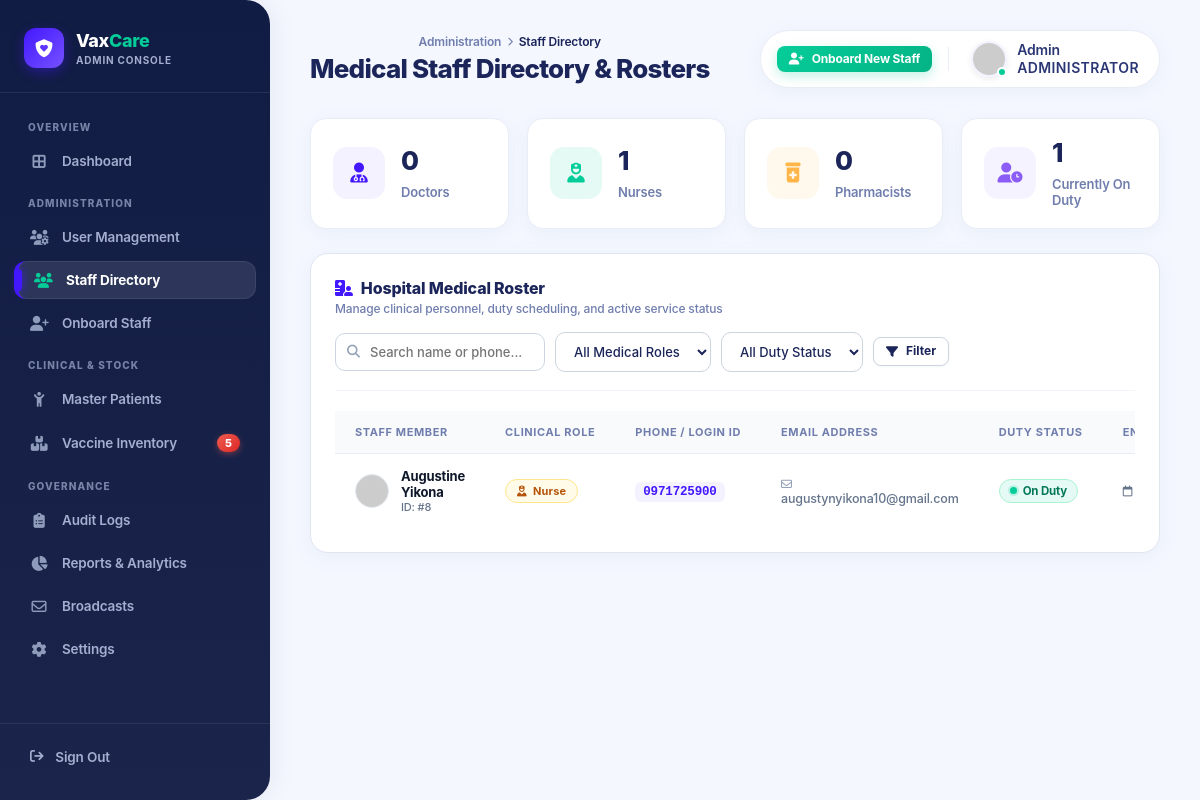
Screenshot of /SchoolProject2/admin/staff.php (signed in) with the database file from the repository.
### tables this page shows
CREATE TABLE `users` (
  `id` int(11) NOT NULL AUTO_INCREMENT,
  `name` varchar(100) NOT NULL,
  `phone` varchar(20) NOT NULL,
  `email` varchar(150) DEFAULT NULL,
  `password_hash` varchar(255) NOT NULL,
  `role` enum('guardian','nurse','pharmacist','pharmacy','doctor','admin') DEFAULT 'guardian',
  `profile_pic` varchar(255) DEFAULT NULL,
  `is_on_duty` tinyint(1) DEFAULT 1,
  `created_at` timestamp NOT NULL DEFAULT current_timestamp(),
  PRIMARY KEY (`id`),
  UNIQUE KEY `phone` (`phone`)
);

### SchoolProject2/admin/staff.php (the view, shortened to what this page needs)
<?php
include '../config/db.php';
$admin_name = $_SESSION['name'];
$role_filter = $_GET['role'] ?? 'all';
$duty_filter = $_GET['duty'] ?? 'all';
$search = trim($_GET['search'] ?? '');
$query = "SELECT id, name, phone, email, role, is_on_duty, created_at FROM users WHERE role IN ('doctor', 'nurse', 'pharmacy')";
$params = [];
$query .= " ORDER BY is_on_duty DESC, role ASC, name ASC";
$stmt = $pdo->prepare($query);
$stmt->execute($params);
$staff_members = $stmt->fetchAll(PDO::FETCH_ASSOC);
$total_doctors     = $pdo->query("SELECT COUNT(*) FROM users WHERE role = 'doctor'")->fetchColumn();
$total_nurses      = $pdo->query("SELECT COUNT(*) FROM users WHERE role = 'nurse'")->fetchColumn();
$total_pharmacists = $pdo->query("SELECT COUNT(*) FROM users WHERE role = 'pharmacy'")->fetchColumn();
$on_duty_count     = $pdo->query("SELECT COUNT(*) FROM users WHERE role IN ('doctor', 'nurse', 'pharmacy') AND is_on_duty = 1")->fetchColumn();
$low_stock_count   = $pdo->query("SELECT COUNT(*) FROM vaccines WHERE current_stock <= low_stock_threshold")->fetchColumn();
?>
<!DOCTYPE html>
<html lang="en">
<head>
    <link rel="stylesheet" href="https://cdnjs.cloudflare.com/ajax/libs/font-awesome/6.4.0/css/all.min.css">
    <link rel="stylesheet" href="../css/mar_tech.css">
    <link rel="stylesheet" href="../css/admin_theme.css">
</head>
<body class="app-body">
    <aside class="sidebar" id="adminSidebar">
        <div class="sidebar-brand-box">
            <a href="dashboard.php" class="sidebar-brand-link">
                <div class="sidebar-brand-icon"><i class="fa-solid fa-shield-heart"></i></div>
                <div class="sidebar-brand-info">
                    <span class="sidebar-brand-title">Vax<span>Care</span></span>
                    <span class="sidebar-brand-sub">Admin Console</span>
                </div>
            </a>
        </div>
        <nav class="sidebar-menu">
            <div class="sidebar-section-title">Overview</div>
            <a href="dashboard.php" class="sidebar-item">
                <i class="fa-solid fa-border-all"></i> Dashboard
            </a>
            <div class="sidebar-section-title">Administration</div>
            <a href="user_management.php" class="sidebar-item">
                <i class="fa-solid fa-users-gear"></i> User Management
            </a>
            <a href="staff.php" class="sidebar-item active">
                <i class="fa-solid fa-users"></i> Staff Directory
            </a>
            <a href="add_staff.php" class="sidebar-item">
                <i class="fa-solid fa-user-plus"></i> Onboard Staff
            </a>
            <div class="sidebar-section-title">Clinical &amp; Stock</div>
            <a href="patients.php" class="sidebar-item">
                <i class="fa-solid fa-child-reaching"></i> Master Patients
            </a>
            <a href="inventory.php" class="sidebar-item">
                <i class="fa-solid fa-boxes-stacked"></i> Vaccine Inventory
                <?php if($low_stock_count > 0): ?>
                    <span class="badge-red"><?= $low_stock_count ?></span>
                <?php endif; ?>
            </a>
            <div class="sidebar-section-title">Governance</div>
            <a href="audit_logs.php" class="sidebar-item">
                <i class="fa-solid fa-clipboard-list"></i> Audit Logs
            </a>
            <a href="reports.php" class="sidebar-item">
                <i class="fa-solid fa-chart-pie"></i> Reports &amp; Analytics
            </a>
            <a href="messages.php" class="sidebar-item">
                <i class="fa-regular fa-envelope"></i> Broadcasts
            </a>
            <a href="settings.php" class="sidebar-item">
                <i class="fa-solid fa-gear"></i> Settings
            </a>
        </nav>
        <div class="sidebar-logout">
            <a href="../auth/logout.php">
                <i class="fa-solid fa-arrow-right-from-bracket"></i> Sign Out
            </a>
        </div>
    </aside>
    <main class="app-main">
        <header class="app-topbar">
            <div style="display:flex; align-items:center;">
                <div class="topbar-left">
                    <div class="topbar-breadcrumbs">
                        <span>Administration</span>
                        <i class="fa-solid fa-chevron-right" style="font-size:9px;"></i>
                        <span style="color:var(--adm-text-primary);">Staff Directory</span>
                    </div>
                    <h1>Medical Staff Directory &amp; Rosters</h1>
                </div>
            </div>
            <div class="topbar-right">
                <a href="add_staff.php" class="ph-btn ph-btn-green ph-btn-sm" style="text-decoration:none;">
                    <i class="fa-solid fa-user-plus"></i> Onboard New Staff
                </a>
                <div class="topbar-profile">
                    <div class="topbar-avatar-wrap">
                        <img src="https://ui-avatars.com/api/?name=<?= urlencode($admin_name) ?>&background=4318ff&color=fff&size=72" alt="Admin">
                        <span class="avatar-status-dot"></span>
                    </div>
                    <div class="topbar-profile-info">
                        <span class="topbar-profile-name"><?= htmlspecialchars(explode(' ', $admin_name)[0] ?? 'Admin') ?></span>
                        <span class="topbar-profile-role">Administrator</span>
                    </div>
                </div>
            </div>
        </header>
        <div class="stats-grid" style="grid-template-columns: repeat(4, 1fr); margin-bottom: 24px;">
            <div class="stat-card">
                <div class="stat-card-body">
                    <div class="stat-icon icon-blue"><i class="fa-solid fa-user-doctor"></i></div>
                    <div class="stat-info">
                        <div class="stat-value"><?= number_format($total_doctors) ?></div>
                        <div class="stat-label">Doctors</div>
                    </div>
                </div>
            </div>
            <div class="stat-card">
                <div class="stat-card-body">
                    <div class="stat-icon icon-green"><i class="fa-solid fa-user-nurse"></i></div>
                    <div class="stat-info">
                        <div class="stat-value"><?= number_format($total_nurses) ?></div>
                        <div class="stat-label">Nurses</div>
                    </div>
                </div>
            </div>
            <div class="stat-card">
                <div class="stat-card-body">
                    <div class="stat-icon icon-yellow"><i class="fa-solid fa-prescription-bottle-medical"></i></div>
                    <div class="stat-info">
                        <div class="stat-value"><?= number_format($total_pharmacists) ?></div>
                        <div class="stat-label">Pharmacists</div>
                    </div>
                </div>
            </div>
            <div class="stat-card">
                <div class="stat-card-body">
                    <div class="stat-icon icon-purple"><i class="fa-solid fa-user-clock"></i></div>
                    <div class="stat-info">
                        <div class="stat-value"><?= number_format($on_duty_count) ?></div>
                        <div class="stat-label">Currently On Duty</div>
                    </div>
                </div>
            </div>
        </div>
        <div class="mar-card" style="box-shadow: 0 4px 20px rgba(112, 144, 176, 0.08); border: 1px solid #e0e5f2; border-radius: 18px; padding: 24px;">
            <div class="mar-card-header" style="flex-wrap:wrap; gap:16px; border-bottom:1px solid #f1f5f9; padding-bottom:18px; margin-bottom:20px;">
                <div>
                    <h3 class="mar-card-title"><i class="fa-solid fa-hospital-user" style="color:var(--adm-blue);"></i> Hospital Medical Roster</h3>
                    <div class="mar-card-subtitle">Manage clinical personnel, duty scheduling, and active service status</div>
                </div>
                <form method="GET" style="display:flex; gap:10px; align-items:center; flex-wrap:wrap;">
                    <div class="search-wrap">
                        <i class="fa-solid fa-magnifying-glass"></i>
                        <input type="text" name="search" class="form-control" style="width:210px; font-size:13px;" placeholder="Search name or phone..." value="<?= htmlspecialchars($search) ?>">
                    </div>
                    <select name="role" class="form-control" style="width:auto; font-size:13px;" onchange="this.form.submit()">
                        <option value="all" <?= $role_filter==='all'?'selected':'' ?>>All Medical Roles</option>
                    </select>
                    <select name="duty" class="form-control" style="width:auto; font-size:13px;" onchange="this.form.submit()">
                        <option value="all" <?= $duty_filter==='all'?'selected':'' ?>>All Duty Status</option>
                    </select>
                    <button type="submit" class="ph-btn ph-btn-outline ph-btn-sm"><i class="fa-solid fa-filter"></i> Filter</button>
                </form>
            </div>
            <div class="table-responsive">
                <table class="mar-table">
                    <thead>
                        <tr>
                            <th>Staff Member</th>
                            <th>Clinical Role</th>
                            <th>Phone / Login ID</th>
                            <th>Email Address</th>
                            <th>Duty Status</th>
                            <th>Enrolled Date</th>
                        </tr>
                    </thead>
                    <tbody>
                        <?php if(empty($staff_members)): ?>
                            <tr>
                                <td colspan="7" style="text-align:center; padding:48px 20px; color:#64748b;">
                                    <i class="fa-solid fa-user-slash" style="font-size:36px; color:#cbd5e1; margin-bottom:12px; display:block;"></i>
                                    <div style="font-weight:700; font-size:15px; color:#1e293b;">No clinical staff records found</div>
                                    <p style="font-size:12.5px; color:#94a3b8; margin:4px 0 0 0;">Try adjusting your search criteria or register new staff.</p>
                                </td>
                            </tr>
                        <?php else: ?>
                            <?php foreach($staff_members as $s): ?>
                                <tr>
                                    <td>
                                        <div style="display:flex; align-items:center; gap:12px; font-weight:700; color:#0f172a;">
                                            <img src="https://ui-avatars.com/api/?name=<?= urlencode($s['name']) ?>&background=111c44&color=fff&size=64" style="width:34px; height:34px; border-radius:50%; border:1px solid #e2e8f0;">
                                            <div>
                                                <div><?= htmlspecialchars($s['name']) ?></div>
                                                <div style="font-size:11px; font-weight:500; color:#64748b;">ID: #<?= $s['id'] ?></div>
                                            </div>
                                        </div>
                                    </td>
                                    <td>
                                        <?php if($s['role'] === 'doctor'): ?>
                                            <span class="role-pill role-doctor"><i class="fa-solid fa-user-doctor"></i> Doctor</span>
                                        <?php elseif($s['role'] === 'nurse'): ?>
                                            <span class="role-pill role-nurse"><i class="fa-solid fa-user-nurse"></i> Nurse</span>
                                        <?php else: ?>
                                            <span class="role-pill role-pharmacy"><i class="fa-solid fa-pills"></i> Pharmacist</span>
                                        <?php endif; ?>
                                    </td>
                                    <td>
                                        <span style="font-family:monospace; font-weight:700; color:var(--adm-blue); background:#f4f2ff; padding:3px 8px; border-radius:6px; font-size:12.5px;">
                                            <?= htmlspecialchars($s['phone']) ?>
                                        </span>
                                    </td>
                                    <td style="color:#64748b; font-size:12.5px;">
                                        <?php if(!empty($s['email'])): ?>
                                            <i class="fa-regular fa-envelope" style="font-size:11px; margin-right:4px; color:#94a3b8;"></i>
                                            <?= htmlspecialchars($s['email']) ?>
                                        <?php else: ?>
                                            <span style="color:#cbd5e1;">—</span>
                                        <?php endif; ?>
                                    </td>
                                    <td>
                                        <?php if($s['is_on_duty']): ?>
                                            <span class="duty-badge on"><span class="duty-pulse"></span> On Duty</span>
                                        <?php else: ?>
                                            <span class="duty-badge off"><i class="fa-regular fa-circle" style="font-size:7px;"></i> Off Duty</span>
                                        <?php endif; ?>
                                    </td>
                                    <td style="color:#64748b; font-size:12.5px; font-weight:500;">
                                        <i class="fa-regular fa-calendar" style="font-size:11px; margin-right:4px;"></i>
                                    </td>
                                </tr>
                            <?php endforeach; ?>
                        <?php endif; ?>
                    </tbody>
                </table>
            </div>
        </div>
    </main>
</body>
</html>

### SchoolProject2/admin/staff.php (style rules this page uses)
.duty-badge { display: inline-flex; align-items: center; gap: 6px; padding: 4px 10px; border-radius: 20px; font-size: 11.5px; font-weight: 700; }
.duty-badge.on { background: #e6faf5; color: #047857; border: 1px solid #a7f3d0; }
.duty-pulse { width: 7px; height: 7px; border-radius: 50%; background: #05cd99; box-shadow: 0 0 0 2px rgba(5, 205, 153, 0.2); animation: pulseDuty 2s infinite; }
.search-wrap { position: relative; display: flex; align-items: center; }
.search-wrap i { position: absolute; left: 12px; color: #94a3b8; font-size: 13px; }
.search-wrap .form-control { padding-left: 34px; }

### rows the page displays
users: name "Augustine Yikona", id "8", role "nurse" (drawn), phone "0971725900", email "augustynyikona10@gmail.com", is_on_duty 1 (drawn)

### other values shown
$low_stock_count "5"
explode(' ', $admin_name)[0] "Admin"
$total_doctors "0"
$total_nurses "1"
$total_pharmacists "0"
$on_duty_count "1"
